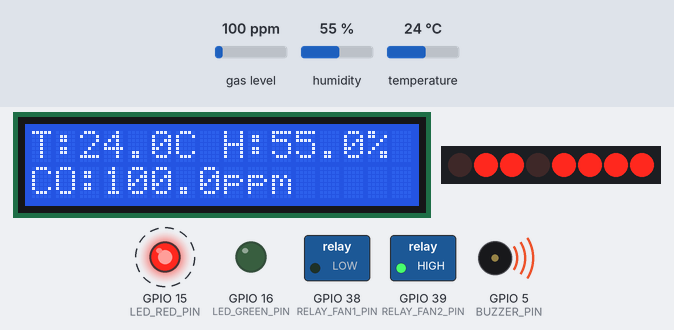
Bench run of a program on a simulated ESP32-S3. Shown: 16×2 character LCD, 8 port-expander outputs drawn as a row of LEDs (first output left, lit = HIGH), switched loads named in the program (green lamp = pin HIGH), output pins drawn as LEDs (lit = HIGH), buzzer (waves = sounding). Wiring (from diagram.json): 2 × PCF8574 port expander at I2C address 0x27:  / . Dashed ring = blinking. The test bench sets the inputs (shaded band); at power-on: temperature 24 °C, gas level 100 ppm, humidity 55 %. WiFi joins after 1.5 s; servers stay silent unless stated; the local clock reads 2024-03-15 10:24:30 at power-on unless the program sets it; no MQTT or app messages arrive unless stated; what the program prints to the serial monitor is not drawn.

Above: at 5.0 s.
5.1 s: temperature set to 10.6 °C
At 8.24 s:
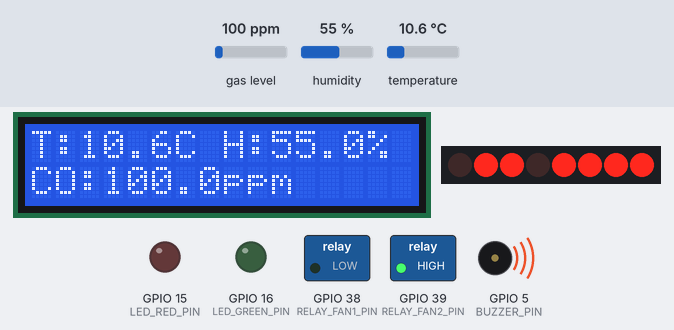
9.4 s: temperature set to 9.2 °C
At 12.98 s:
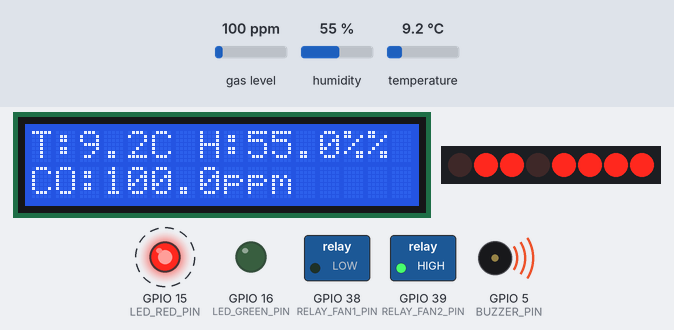
14.1 s: gas level set to 53 ppm
At 16.25 s:
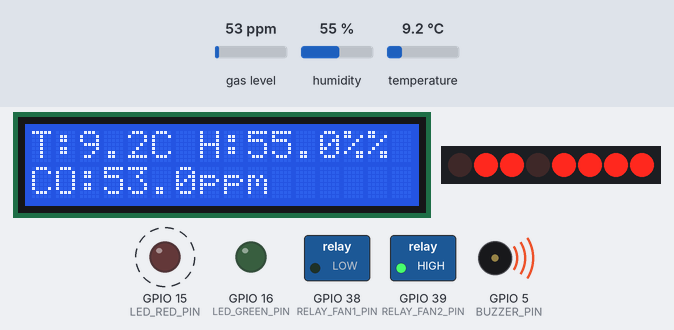
17.4 s: gas level set to 46 ppm
At 19.0 s:
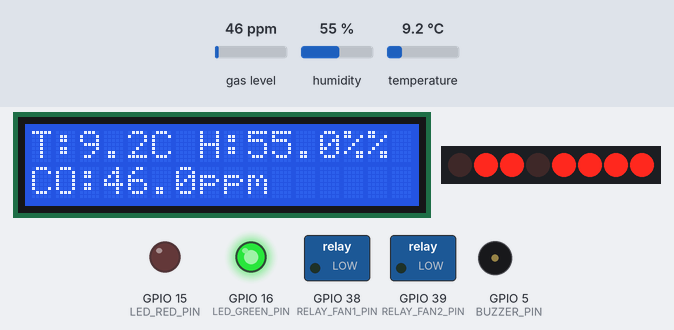
19.3 s: temperature set to 34.7 °C
At 20.9 s:
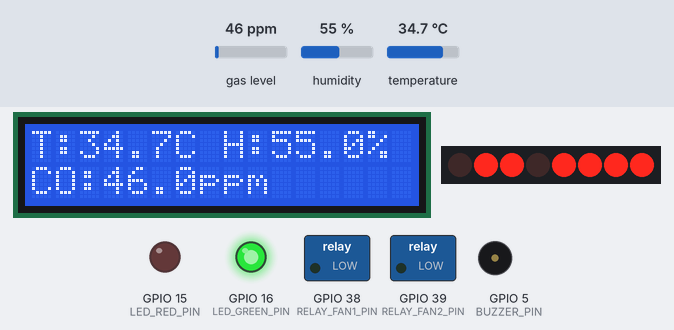
21.4 s: temperature set to 35.6 °C
At 24.98 s:
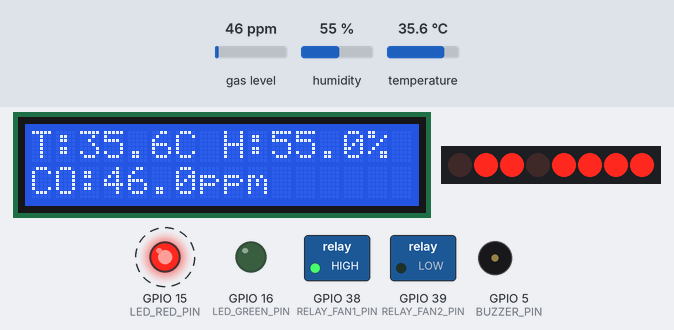
Timing chart, 0 to 27.1 s (numbered marks = the images above; inputs shaded):
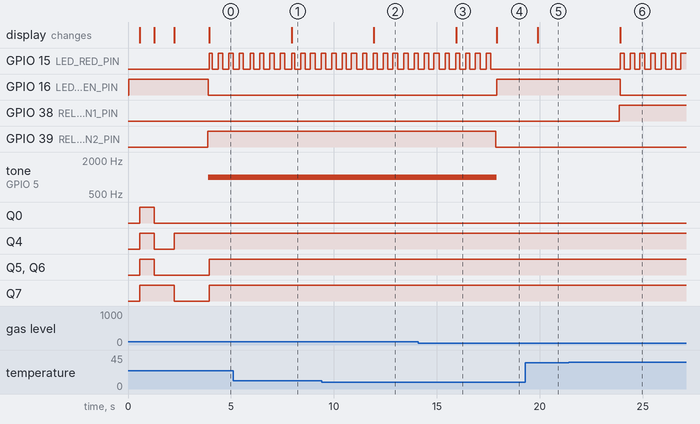

The program:

main.cpp
```cpp
/**
 * @file main.cpp
 * @brief Environmental Control System (ECS) - Main Application
 *
 * ┌─────────────────────────────────────────────────────────────────────────────┐
 * │                    SYSTEM ARCHITECTURE OVERVIEW                             │
 * │                                                                             │
 * │   ┌─────────────────────────────────────────────────────────────────────┐   │
 * │   │                    UPSTREAM FLOW (Data Out)                         │   │
 * │   │   Sensors ──▶ ESP32 Processing ──▶ LCD Display                      │   │
 * │   │                      │                                              │   │
 * │   │                      └──▶ MQTT Publish ──▶ Backend ──▶ Frontend     │   │
 * │   └─────────────────────────────────────────────────────────────────────┘   │
 * │                                                                             │
 * │   ┌─────────────────────────────────────────────────────────────────────┐   │
 * │   │                   DOWNSTREAM FLOW (Commands In)                     │   │
 * │   │   Frontend ──▶ Backend ──▶ MQTT Publish                             │   │
 * │   │                              │                                      │   │
 * │   │                              └──▶ ESP32 Subscribe ──▶ Relay Control │   │
 * │   └─────────────────────────────────────────────────────────────────────┘   │
 * │                                                                             │
 * │   Files:                                                                    │
 * │   - config.h         : Pin definitions, network settings, thresholds       │
 * │   - LCD_I2C_Wire1.h  : Custom LCD class for secondary I2C bus              │
 * │   - upstream_flow.h  : Sensor reading, display, data publishing            │
 * │   - downstream_flow.h: Command reception and relay control                 │
 * │   - main.cpp         : Initialization and main loop orchestration          │
 * └─────────────────────────────────────────────────────────────────────────────┘
 */

// =============================================================================
// INCLUDES
// =============================================================================
#include <Arduino.h>
#include <Wire.h>
#include <LiquidCrystal_I2C.h>
#include <DHT.h>
#include <WiFi.h>
#include <PubSubClient.h>
#include <MQUnifiedsensor.h>
#include "time.h"

// Project headers
#include "config.h"
#include "LCD_I2C_Wire1.h"
#include "upstream_flow.h"
#include "downstream_flow.h"

// =============================================================================
// GLOBAL OBJECTS
// =============================================================================

// --- Sensors ---
DHT dht(DHT_PIN, DHT22);

// --- Networking ---
WiFiClient espClient;
PubSubClient client(espClient);

// --- Display ---
LiquidCrystal_I2C lcd1(0x27, 16, 2);  // Primary LCD (Wire bus)
LCD_I2C_Wire1 lcd2(0x27, 16, 2);      // Secondary LCD (Wire1 bus)

// --- MQ7 Gas Sensor ---
MQUnifiedsensor MQ7(BOARD, VOLTAGE_RESOLUTION, ADC_BIT_RESOLUTION, MQ7_PIN, "MQ-7");

// =============================================================================
// GLOBAL STATE VARIABLES
// =============================================================================

// --- Timing Control ---
unsigned long lastSensorRead = 0;
unsigned long lastBlinkTime = 0;
unsigned long statusMessageStartTime = 0;

// --- Display Control ---
int displayPage = 0;

// --- System State ---
bool isGasDanger = false;
bool manualMode = false;
bool manualFan1State = LOW;
bool manualFan2State = LOW;
bool ledBlinkState = false;

float lastTemp = 0;
float lastHum = 0;
float lastCO = 0;

// --- Connection State Tracking (for event-driven LCD2) ---
wl_status_t lastWiFiStatus = WL_IDLE_STATUS;
bool lastMqttConnected = false;

// =============================================================================
// INITIALIZATION FUNCTIONS
// =============================================================================

/**
 * @brief Initialize all hardware components.
 *
 * Sets up GPIO pins, I2C buses, LCD displays, and sensors.
 */
void init_hardware() {
    // --- GPIO Configuration ---
    pinMode(MQ7_PIN, INPUT);
    pinMode(RELAY_FAN1_PIN, OUTPUT);
    pinMode(RELAY_FAN2_PIN, OUTPUT);
    pinMode(LED_RED_PIN, OUTPUT);
    pinMode(LED_GREEN_PIN, OUTPUT);
    pinMode(BUZZER_PIN, OUTPUT);

    // --- Initial States ---
    digitalWrite(RELAY_FAN1_PIN, LOW);
    digitalWrite(RELAY_FAN2_PIN, LOW);
    digitalWrite(LED_RED_PIN, LOW);
    digitalWrite(LED_GREEN_PIN, HIGH);

    // --- Buzzer PWM ---
    ledcSetup(LEDC_CHANNEL, LEDC_BASE_FREQ, LEDC_RESOLUTION);
    ledcAttachPin(BUZZER_PIN, LEDC_CHANNEL);

    // --- I2C Buses ---
    Wire.begin(I2C1_SDA, I2C1_SCL);
    Wire1.begin(I2C2_SDA, I2C2_SCL);

    // --- I2C Scanner (Debug) ---
    Serial.println("\n==== I2C Scanner ====");
    Serial.println("Scanning Wire (LCD1)...");
    for (uint8_t addr = 1; addr < 127; addr++) {
        Wire.beginTransmission(addr);
        if (Wire.endTransmission() == 0) {
            Serial.printf("  Found: 0x%02X\n", addr);
        }
    }
    Serial.println("Scanning Wire1 (LCD2)...");
    for (uint8_t addr = 1; addr < 127; addr++) {
        Wire1.beginTransmission(addr);
        if (Wire1.endTransmission() == 0) {
            Serial.printf("  Found: 0x%02X\n", addr);
        }
    }
    Serial.println("====================\n");

    // --- LCD Initialization ---
    lcd1.init();
    lcd1.backlight();
    lcd1.setCursor(0, 0);
    lcd1.print("LCD1 OK");

    lcd2.init();
    lcd2.backlight();
    lcd2.setCursor(0, 0);
    lcd2.print("LCD2 OK");

    // --- DHT22 Initialization ---
    dht.begin();

    // --- MQ7 Initialization ---
    Serial.println("\n==== MQ7 Initialization ====");
    MQ7.setRegressionMethod(1);
    MQ7.setA(99.043);
    MQ7.setB(-1.518);
    MQ7.init();

    lcd2.setCursor(0, 1);
    lcd2.print("MQ7 Calibrating");

    Serial.print("[MQ7] Calibrating");
    float calcR0 = 0;
    for (int i = 1; i <= 10; i++) {
        MQ7.update();
        calcR0 += MQ7.calibrate(RATIO_MQ7_CLEAN_AIR);
        Serial.print(".");
        delay(100);
    }
    MQ7.setR0(calcR0 / 10);
    Serial.printf(" done! R0=%.2f\n", calcR0 / 10);
    Serial.println("============================\n");
}

/**
 * @brief Initialize WiFi connection.
 */
void init_wifi() {
    lcd2.setCursor(0, 1);
    lcd2.print("WiFi...");

    Serial.println("\n==== WiFi Initialization ====");
    Serial.printf("[WIFI] Connecting to: %s\n", WIFI_SSID);

    WiFi.mode(WIFI_STA);
    WiFi.begin(WIFI_SSID, WIFI_PASSWORD);

    int attempts = 0;
    while (WiFi.status() != WL_CONNECTED && attempts < 30) {
        delay(500);
        Serial.printf("[WIFI] Attempt %d/30\n", ++attempts);
    }

    if (WiFi.status() == WL_CONNECTED) {
        Serial.printf("[WIFI] Connected! IP: %s, MAC: %s\n",
                      WiFi.localIP().toString().c_str(),
                      WiFi.macAddress().c_str());
        configTime(gmtOffset_sec, daylightOffset_sec, ntpServer);
    } else {
        Serial.println("[WIFI] Connection failed!");
    }
    Serial.println("=============================\n");
}

/**
 * @brief Initialize MQTT connection.
 *
 * Uses the downstream flow callback for command reception.
 */
void init_mqtt() {
    Serial.println("\n==== MQTT Initialization ====");
    Serial.printf("[MQTT] Broker: %s:%d\n", MQTT_SERVER, MQTT_PORT);

    client.setServer(MQTT_SERVER, MQTT_PORT);
    client.setCallback(mqttCommandCallback);  // DOWNSTREAM: Register callback

    String clientId = "ESP32_" + WiFi.macAddress();

    int retries = 0;
    while (!client.connected() && retries < 5) {
        Serial.printf("[MQTT] Attempt %d/5\n", ++retries);

        if (client.connect(clientId.c_str())) {
            Serial.println("[MQTT] Connected!");
            subscribeToControlTopic();  // DOWNSTREAM: Subscribe to commands
        } else {
            Serial.printf("[MQTT] Failed, rc=%d\n", client.state());
            delay(2000);
        }
    }
    Serial.println("=============================\n");
}

// =============================================================================
// MAIN PROGRAM
// =============================================================================

/**
 * @brief Arduino setup function.
 */
void setup() {
    Serial.begin(115200);
    Serial.println("\n");
    Serial.println("╔═══════════════════════════════════════════════════════╗");
    Serial.println("║     ENVIRONMENTAL CONTROL SYSTEM (ECS) v2.0           ║");
    Serial.println("╚═══════════════════════════════════════════════════════╝\n");

    init_hardware();

    #ifndef BYPASS_NETWORKING
    init_wifi();
    init_mqtt();
    #endif

    displayPage = 0;
    displayStatusOrTime();

    Serial.println("[SETUP] Complete!\n");
}

/**
 * @brief Arduino loop function.
 *
 * Orchestrates both UPSTREAM and DOWNSTREAM flows:
 *
 * UPSTREAM (executed every SENSOR_READ_INTERVAL):
 *   1. Read sensors
 *   2. Update LCD displays
 *   3. Apply automatic control (if not in manual mode)
 *   4. Update alerts (LED, buzzer)
 *   5. Publish data to MQTT
 *
 * DOWNSTREAM (event-driven via MQTT callback):
 *   - Commands are processed in mqttCommandCallback()
 *   - Relay states are updated immediately upon receipt
 */
void loop() {
    unsigned long currentMillis = millis();

    // =========================================================================
    // DOWNSTREAM: MQTT MESSAGE PROCESSING
    // =========================================================================
    // The client.loop() call checks for incoming MQTT messages.
    // If a message arrives, mqttCommandCallback() is invoked automatically.
    // This is the DOWNSTREAM flow entry point.

    #ifndef BYPASS_NETWORKING
    if (!client.connected()) {
        if (WiFi.status() == WL_CONNECTED) {
            String clientId = "ESP32_" + WiFi.macAddress();
            if (client.connect(clientId.c_str())) {
                subscribeToControlTopic();
            }
        }
    }
    client.loop();  // <-- DOWNSTREAM: Check for incoming commands
    #endif

    // =========================================================================
    // UPSTREAM: SENSOR READING & DATA PUBLISHING
    // =========================================================================
    // This section handles the UPSTREAM flow:
    //   Sensors → Processing → Display → MQTT Publish → Backend → Frontend

    if (currentMillis - lastSensorRead >= SENSOR_READ_INTERVAL) {
        lastSensorRead = currentMillis;

        // --- UPSTREAM: Read Sensors ---
        float temp, hum, co;
        if (readAllSensors(temp, hum, co)) {
            lastTemp = temp;
            lastHum = hum;
            lastCO = co;

            // Evaluate conditions
            bool highTemp = (temp > TEMP_HIGH_THRESHOLD);
            isGasDanger = (co > CO_DANGER_THRESHOLD);

            // --- DOWNSTREAM: Automatic Control (if not manual) ---
            // This bridges UPSTREAM sensor data with DOWNSTREAM relay control
            applyAutomaticControl(highTemp, isGasDanger);

            // --- UPSTREAM: Update Displays ---
            displaySensorData();

            // --- UPSTREAM: Update Alerts ---
            updateLEDIndicators(isGasDanger || highTemp);
            updateBuzzerAlarm(isGasDanger);

            if (isGasDanger) {
                publishAlert("HIGH CO DETECTED!");
            }

            // --- UPSTREAM: Publish to Backend ---
            publishSensorData();
        }
    }

    // =========================================================================
    // UPSTREAM: LCD2 DISPLAY LOGIC (Event-Driven)
    // =========================================================================
    // Rule 1: If WiFi is offline, always show status page.
    // Rule 2: If WiFi is online, show status briefly on state changes, then show time.

    #ifndef BYPASS_NETWORKING
    wl_status_t currentWiFiStatus = WiFi.status();
    bool currentMqttConnected = client.connected();

    // LCD2 refresh interval (500ms) to prevent overwhelming the display
    static unsigned long lastLcd2Update = 0;
    const unsigned long LCD2_REFRESH_INTERVAL = 500;

    // Detect state changes
    bool stateChanged = (currentWiFiStatus != lastWiFiStatus) ||
                        (currentMqttConnected != lastMqttConnected);

    if (stateChanged) {
        lastWiFiStatus = currentWiFiStatus;
        lastMqttConnected = currentMqttConnected;
        displayPage = 0;  // Show status page
        statusMessageStartTime = currentMillis;
        displayStatusOrTime();
        lastLcd2Update = currentMillis;
    } else if (currentWiFiStatus != WL_CONNECTED) {
        // WiFi offline: persistently show status (throttled)
        displayPage = 0;
        if (currentMillis - lastLcd2Update >= LCD2_REFRESH_INTERVAL) {
            lastLcd2Update = currentMillis;
            displayStatusOrTime();
        }
    } else {
        // WiFi online: check if status alert duration expired
        if (displayPage == 0 && (currentMillis - statusMessageStartTime >= STATUS_ALERT_DURATION)) {
            displayPage = 1;  // Switch to time page
        }

        // Update display at refresh interval
        if (currentMillis - lastLcd2Update >= (displayPage == 1 ? 1000 : LCD2_REFRESH_INTERVAL)) {
            lastLcd2Update = currentMillis;
            displayStatusOrTime();
        }
    }
    #else
    // Offline mode: just show time
    static unsigned long lastClockUpdate = 0;
    if (currentMillis - lastClockUpdate > 1000) {
        lastClockUpdate = currentMillis;
        displayPage = 1;
        displayStatusOrTime();
    }
    #endif

    // =========================================================================
    // UPSTREAM: LED BLINKING (Danger Alert)
    // =========================================================================
    if (isGasDanger || lastTemp > TEMP_HIGH_THRESHOLD) {
        if (currentMillis - lastBlinkTime >= LED_BLINK_INTERVAL) {
            lastBlinkTime = currentMillis;
            ledBlinkState = !ledBlinkState;
            digitalWrite(LED_RED_PIN, ledBlinkState ? HIGH : LOW);
        }
    }
}
```

Source omitted: downstream_flow.h (8382 bytes), upstream_flow.h (8817 bytes), config.h (4540 bytes), LCD_I2C_Wire1.h (7172 bytes)

Measured:
- the behaviour switches between 10 and 9.9 °C on temperature (found by bisection; images 1 and 2)
- the behaviour switches between 51 and 50 ppm on gas level (found by bisection; images 3 and 4)
- the behaviour switches between 35 and 35.1 °C on temperature (found by bisection; images 5 and 6)
- after the input at 5.1 s, the display: changes after 2.9 s (image 1)
- after the input at 9.4 s, the display: changes after 2.5 s (image 2)
- after the input at 14.1 s, the display: changes after 1.8 s (image 3)
- after the input at 17.4 s, GPIO 15 (LED_RED_PIN): goes on until 17.6 s, then stays LOW; GPIO 16 (LED_GREEN_PIN): LOW → HIGH after 0.50 s; GPIO 39 (RELAY_FAN2_PIN): HIGH → LOW after 0.46 s; tone on GPIO 5 (BUZZER_PIN): 1000 Hz → silent after 0.50 s; the display: changes after 0.50 s (image 4)
- after the input at 19.3 s, the display: changes after 0.61 s (image 5)
- after the input at 21.4 s, GPIO 15 (LED_RED_PIN): alternates HIGH for 0.21 s and LOW for 0.29 s, starting after 2.5 s; GPIO 16 (LED_GREEN_PIN): HIGH → LOW after 2.5 s; GPIO 38 (RELAY_FAN1_PIN): LOW → HIGH after 2.5 s; the display: changes after 2.5 s (image 6)
